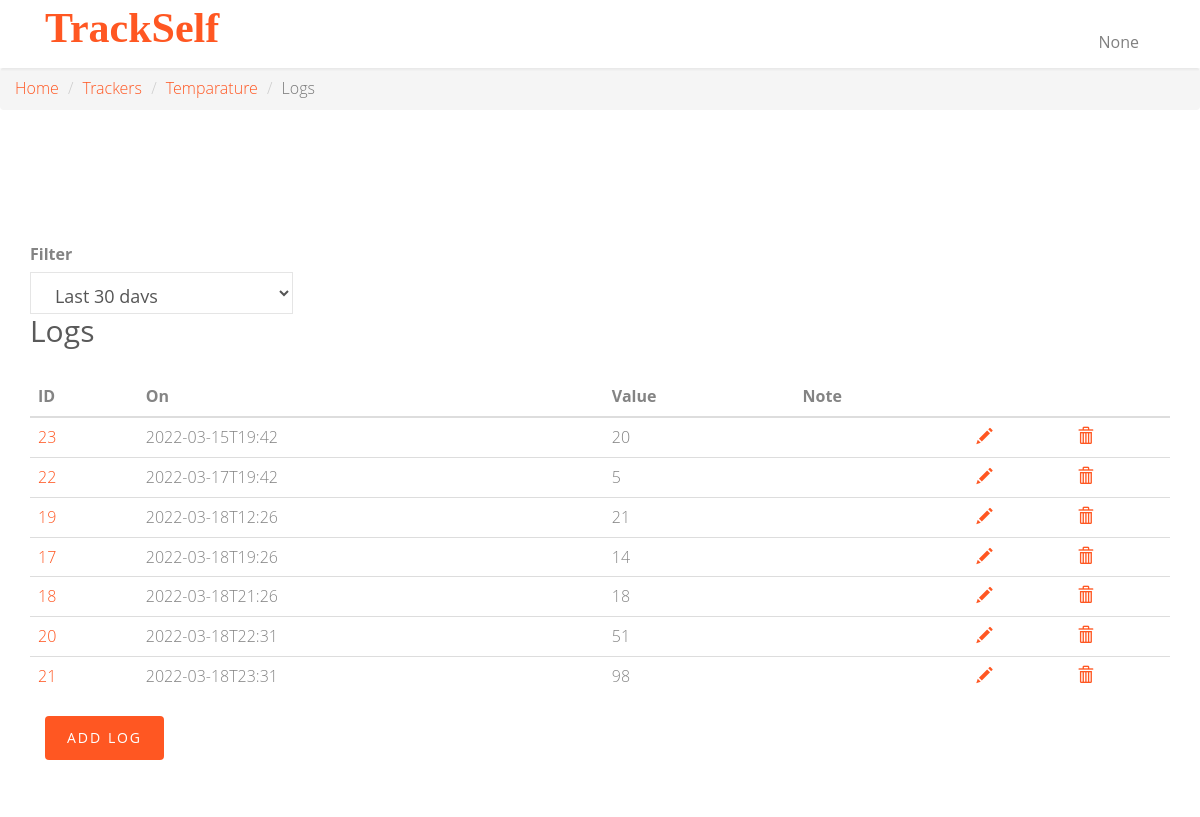
Screenshot of /trackers/4/logs with the database file from the repository.
### app.py (models this page shows)
class Tracker(db.Model):
    __tablename__ = 'tracker'
    id = db.Column(db.Integer, autoincrement=True, primary_key=True)
    name = db.Column(db.String, unique=True, nullable=False)
    description = db.Column(db.String, nullable=False)
    type = db.Column(db.String, nullable=False)
    settings = db.Column(db.String)

class Log(db.Model):
    __tablename__ = 'log'
    id = db.Column(db.Integer, primary_key=True, autoincrement=True)
    timestamp = db.Column(db.String, nullable=False)
    tracker = db.Column(db.Integer, db.ForeignKey('tracker.id'), nullable=False)
    value = db.Column(db.String, nullable=False)
    note = db.Column(db.String)

### app.py (the view)
@app.route("/trackers/<string:tracker_id>/logs")
def tracker_details_page(tracker_id):
    last_days = int(request.args.get('lastdays',30))
    filter_after = datetime.today() - timedelta(days=last_days)
    username = request.cookies.get('username')
    tracker = Tracker.query.filter_by(id=tracker_id).first()
    logs = Log.query.filter_by(tracker=tracker_id).filter(Log.timestamp >= filter_after).order_by(Log.timestamp).all()
    timestamps=[]
    values=[]
    for log in logs:
        timestamps.append(log.timestamp)
        values.append(log.value)
    return render_template('logs-get.html', last_days=last_days, username=username, tracker=tracker, logs=logs,
                           timestamps=timestamps, values=values)

### templates/logs-get.html (shortened to what this page needs)
<!DOCTYPE html>
<html class="no-js">
<head>
    <link rel="stylesheet" href="../../static/css/animate.css">
    <link rel="stylesheet" href="../../static/css/icomoon.css">
    <link rel="stylesheet" href="../../static/css/bootstrap.css">
    <link rel="stylesheet" href="../../static/css/superfish.css">
    <link rel="stylesheet" href="../../static/css/style.css">
</head>
<body>
<div id="fh5co-wrapper">
    <div id="fh5co-page">
        <header id="fh5co-header-section" class="sticky-banner">
            <div class="container">
                <div class="nav-header">
                    <h1 id="fh5co-logo" class="col-sm-2"><a href="/">TrackSelf</a></h1>
                    <nav id="fh5co-menu-wrap" role="navigation" class="col-sm-1">
                        <ul class="sf-menu" id="fh5co-primary-menu">
                            <li class="nav-item dropdown">
                                <a class="nav-link dropdown-toggle" href="#" id="navbardrop" data-toggle="dropdown">
                                    {{ username }}
                                </a>
                            </li>
                        </ul>
                    </nav>
                </div>
            </div>
        </header>
        <nav aria-label="breadcrumb">
            <ol class="breadcrumb">
                <li class="breadcrumb-item"><a href="/">Home</a></li>
                <li class="breadcrumb-item"><a href="/trackers">Trackers</a></li>
                <li class="breadcrumb-item"><a href="/trackers/{{ tracker['id'] }}">{{ tracker['name'] }}</a></li>
                <li class="breadcrumb-item active" aria-current="page">Logs</li>
            </ol>
        </nav>
        <div id="fh5co-contact" class="animate-box">
            <div class="container">
                <div class="row">
                    <div class="col-md-3">
                        <label for="period">Filter</label>
                        <select name="period" id="period" class="form-control form-control-lg"  placeholder="Filter"
                                onchange="redirect({{ tracker['id'] }}, document.getElementById('period').value)">
                            <option value="30" {% if last_days==30%}selected='selected'{% endif %}>Last 30 days</option>
                        </select>
                        </div>
<div class="col-md-12">
                        <h2>Logs</h2>
                        <table id="tracker-logs" class="table">
                            <thead>
                            <th scope="col">ID</th>
                            <th scope="col">On</th>
                            <th scope="col">Value</th>
                            <th scope="col">Note</th>
                            <th scope="col"></th>
                            <th scope="col"></th>
                            </thead>
                            <tbody>
                            {% for log in logs%}
                            <tr>
                                <td><a href="/trackers/{{ tracker['id'] }}/logs/{{ log['id'] }}">{{ log['id'] }}</a></td>
                                <td>{{ log['timestamp'] }}</td>
                                <td>
                                    {% if tracker['type'] == 'boolean'%}
                                        {% if log['value'] == '1'%}
                                            True
                                        {% else %}
                                            False
                                        {% endif %}
                                    {% else %}
                                        {{ log['value'] }}
                                    {% endif %}
                                </td>
                                <td>{{ log['note'] }}</td>
                                <td><a href="/trackers/{{ tracker['id'] }}/logs/{{ log['id'] }}/update"><i
                                        class="glyphicon glyphicon-pencil"></i></a></td>
                                <td><a href="/trackers/{{ tracker['id'] }}/logs/{{ log['id'] }}/delete"><i
                                        class="glyphicon glyphicon-trash"></i></a></td>
                            </tr>
                            {% endfor %}
                            </tbody>
                        </table>
                        <div class="col-md-12">
                            <div class="form-group">
                                <button id="myButton" class="btn btn-primary" onclick="add_log({{ tracker['id'] }})">Add Log</button>
                            </div>
                        </div>
                    </div>
                </div>
            </div>
        </div>
    </div>
</div>
</body>
</html>

### static/css/superfish.css (style rules this page uses)
.sf-menu, .sf-menu * { margin: 0; padding: 0; list-style: none; }
.sf-menu li { position: relative; }
.sf-menu > li { float: left; }
.sf-menu a { display: block; position: relative; }
.sf-menu { float: left; margin-bottom: 1em; }
.sf-menu a { border-left: 1px solid #fff; border-top: 1px solid #dFeEFF; border-top: 1px solid rgba(255,255,255,.5); padding: .75em 1em; text-decoration: none; zoom: 1; }
.sf-menu a { color: #13a; }
.sf-menu li { background: #BDD2FF; white-space: nowrap; *white-space: normal; -webkit-transition: background .2s; transition: background .2s; }

### static/css/style.css (style rules this page uses)
body { font-family: "Open Sans", Arial, sans-serif; line-height: 1.6; font-size: 16px; background: #fff; color: #848484; font-weight: 300; overflow-x: hidden; }
a { color: #ff5722; -webkit-transition: 0.5s, ease; -o-transition: 0.5s, ease; transition: 0.5s, ease; }
p, ul, ol { margin-bottom: 1.5em; font-size: 16px; color: #848484; font-family: "Open Sans", Arial, sans-serif; }
h1, h2, h3, h4, h5, h6 { color: #5a5a5a; font-family: "Open Sans", Arial, sans-serif; font-weight: 400; margin: 0 0 30px 0; }
.stuck { position: fixed !important; top: 0 !important; -webkit-box-shadow: 0 2px 2px rgba(0, 0, 0, 0.05); -moz-box-shadow: 0 2px 2px rgba(0, 0, 0, 0.05); -ms-box-shadow: 0 2px 2px rgba(0, 0, 0, 0.05); -o-box-shadow: 0 2px 2px rgba(0, 0, 0, 0.05); box-shadow: 0 2px 2px rgba(0, 0, 0, 0.05); }
.sf-menu { margin: 7px 0 0 0 !important; }
.sf-menu { float: right; }
.sf-menu a { color: rgba(0, 0, 0, 0.5); padding: 0.75em 1em !important; font-weight: normal; border-left: none; border-top: none; border-top: none; text-decoration: none; zoom: 1; font-size: 16px; border-bottom: none !important; }
.sf-menu li, .sf-menu ul li, .sf-menu ul ul li, .sf-menu li:hover, .sf-menu li.sfHover { background: transparent; }
#fh5co-header-section { padding: 0; position: relative; left: 0; width: 100%; z-index: 1022; background: #fff; }
.nav-header { position: relative; float: left; width: 100%; }
#fh5co-logo { position: relative; z-index: 2; font-size: 22px; text-transform: uppercase; font-weight: 700; float: left; margin: 5px 0px 0px 0px; }
#fh5co-logo a { color: #ff5722; }
#fh5co-menu-wrap { position: relative; z-index: 2; display: block; float: right; margin-top: 1%; }
#fh5co-menu-wrap .sf-menu a { padding: 1em .75em; }
#fh5co-services, #fh5co-about, #fh5co-contact { padding: 7em 0; }
#fh5co-contact .form-control { -webkit-box-shadow: none; -moz-box-shadow: none; -ms-box-shadow: none; -o-box-shadow: none; box-shadow: none; border: none; border: 1px solid rgba(0, 0, 0, 0.1); font-size: 18px; font-weight: 400; -webkit-border-radius: 0px; -moz-border-radius: 0px; -ms-border-radius: 0px; border-radius: 0px; }
#fh5co-contact .form-group { margin-bottom: 30px; }
.btn { -webkit-transition: 0.3s; -o-transition: 0.3s; transition: 0.3s; }
.btn { text-transform: uppercase; letter-spacing: 2px; -webkit-transition: 0.3s; -o-transition: 0.3s; transition: 0.3s; }
.btn.btn-primary { background: #ff5722; color: #fff; border: none !important; border: 2px solid transparent !important; }
.js .animate-box { opacity: 0; }
#fh5co-wrapper { overflow-x: hidden; position: relative; }
#fh5co-page { position: relative; -webkit-transition: 0.5s; -o-transition: 0.5s; transition: 0.5s; }
#offcanvas-menu { position: absolute; top: 0; bottom: 0; z-index: 99; background: #222; right: -240px; width: 240px; padding: 20px; overflow-y: scroll !important; display: none; }
#offcanvas-menu ul { padding: 0; margin: 0; }
#offcanvas-menu ul li { padding: 0; margin: 0 0 10px 0; list-style: none; }
#offcanvas-menu ul li a { font-size: 18px; color: rgba(255, 255, 255, 0.4); }

### templates/logs-get.html (style rules this page uses)
#fh5co-logo a { color: #ff5722; text-transform: none; font-family: Garamond; font-size: 42px; }

### rows the page displays
Tracker: name "Temparature", period "Last 30 days"
Log: id "23", timestamp "2022-03-15T19:42", value "20"
Log: id "22", timestamp "2022-03-17T19:42", value "5"
Log: id "19", timestamp "2022-03-18T12:26", value "21"
Log: id "17", timestamp "2022-03-18T19:26", value "14"
Log: id "18", timestamp "2022-03-18T21:26", value "18"
Log: id "20", timestamp "2022-03-18T22:31", value "51"
Log: id "21", timestamp "2022-03-18T23:31", value "98"

### other values shown
{{ username }} "None"
